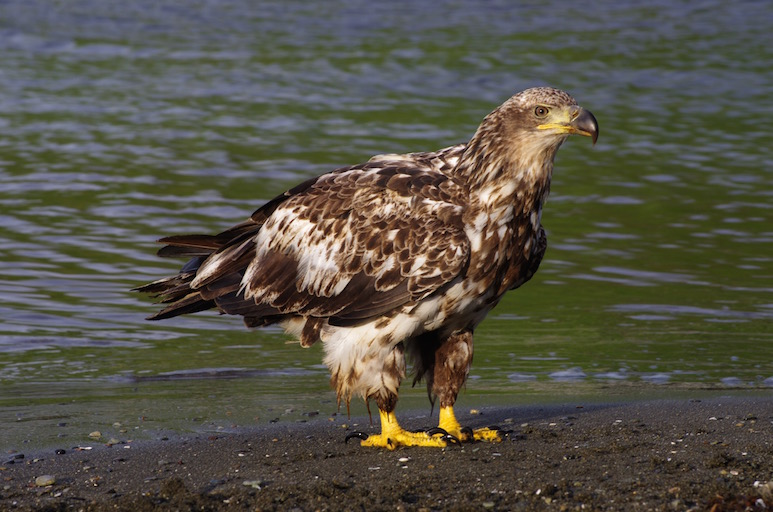
#> input picture opencv_tutorials/images/0.jpg, 773 x 512 px
$ python canny_test.py
#> lines starting #> are read from the running program, lines starting #| are printed output that depends on the picture; after the words box and inside, x2 and y2 are one past the last pixel; in counts of white or black regions, pixels touching at a corner belong together
#!/usr/bin/env python
# -*- coding: utf-8 -*-
"""
title= "canny的边缘检测"
author= "huangtw"
ctime = 2017/03/03
"""
import cv2
import numpy as np

img = cv2.imread("../images/0.jpg", 0)
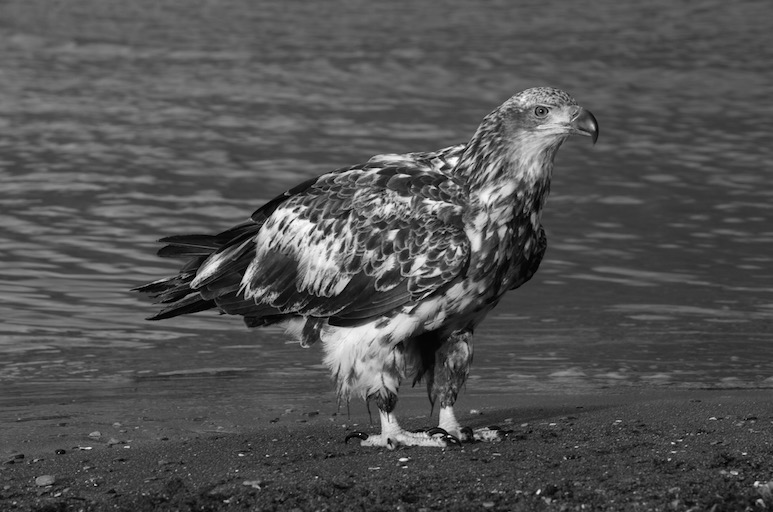
#> img: shape (512, 773); min 0, max 255, mean 81.7

img = cv2.GaussianBlur(img,(3,3),0)
canny = cv2.Canny(img, 50, 150)
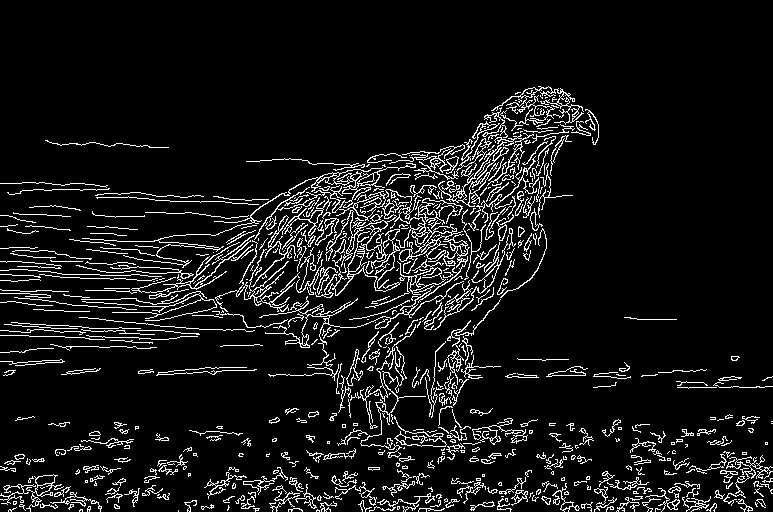
#> canny: shape (512, 773); 8.3% white in thin lines or dots, all inside (x1, y1, x2, y2) = (0, 86, 773, 512)

cv2.imshow('Canny', canny)
cv2.waitKey(0)
cv2.destroyAllWindows()
